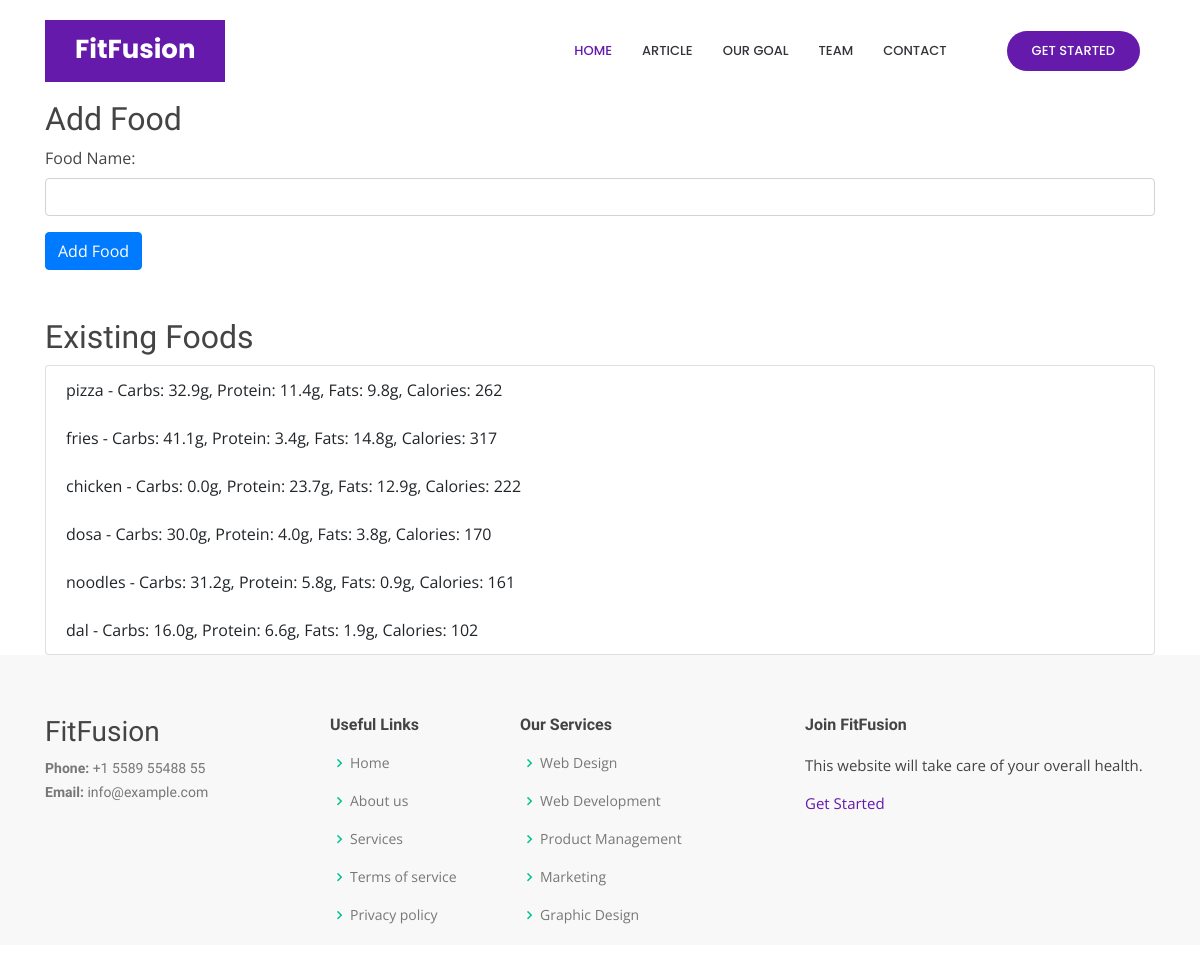
Page /app/add_food/ on the committed database.
### myapp/models.py (models this page shows, shortened)
class Food(models.Model):
    name = models.CharField(max_length=100)
    carbs = models.FloatField()
    protein = models.FloatField()
    fats = models.FloatField()
    calories = models.IntegerField()

### myapp/views.py (the view, shortened to what this page needs)
# urls.py: path('add_food/', views.add_food, name='add_food'),
def add_food(request):
    foods = Food.objects.all()  # Fetch all existing food entries
    return render(request, 'myapp/add_food.html', {'foods': foods})

### myapp/templates/myapp/add_food.html (shortened to what this page needs)
{% extends 'base1.html' %}
{% load static %}
{% block content %}
    <div class="container" style="margin-top: 100px;">
        <h2>Add Food</h2>
        <form method="post">
            <div class="form-group">
                <label for="food_name">Food Name:</label>
                <input type="text" class="form-control" id="food_name" name="food_name" required>
            </div>
            <button type="submit" class="btn btn-primary">Add Food</button>
        </form>
        <h2 class="mt-5">Existing Foods</h2>
        <ul class="list-group">
            {% for food in foods %}
                <li class="list-group-item">
                    {{ food.name }} -
                    Carbs: {{ food.carbs }}g,
                    Protein: {{ food.protein }}g,
                    Fats: {{ food.fats }}g,
                    Calories: {{ food.calories }}
                </li>
            {% endfor %}
        </ul>
    </div>
{% endblock %}

### foodie/static/assets/css/style.css (style rules this page uses)
body { font-family: "Open Sans", sans-serif; color: #444444; }
h1, h2, h3, h4, h5, h6 { font-family: "Raleway", sans-serif; }

### health_app/templates/base1.html (style rules this page uses)
body { font-family: "Open Sans", sans-serif; color: #444444; }
h1, h2, h3, h4, h5, h6 { font-family: "Raleway", sans-serif; }

### rows in the picture
Food: name "pizza", carbs "32.9", protein "11.4", fats "9.8", calories "262"
Food: name "fries", carbs "41.1", protein "3.4", fats "14.8", calories "317"
Food: name "chicken", carbs "0.0", protein "23.7", fats "12.9", calories "222"
Food: name "dosa", carbs "30.0", protein "4.0", fats "3.8", calories "170"
Food: name "noodles", carbs "31.2", protein "5.8", fats "0.9", calories "161"
Food: name "dal", carbs "16.0", protein "6.6", fats "1.9", calories "102"
